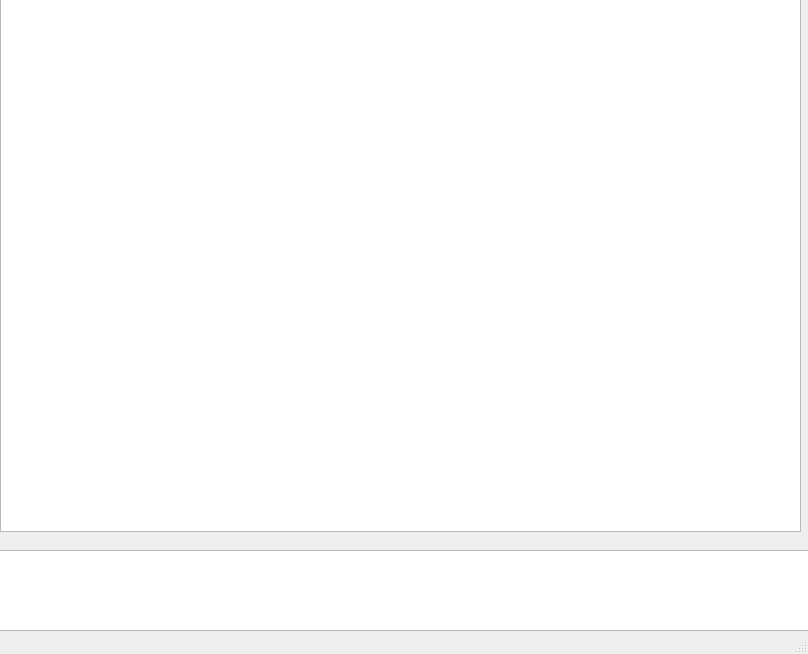
<?xml version="1.0" encoding="UTF-8"?>
<ui version="4.0">
 <class>MainWindow</class>
 <widget class="QMainWindow" name="MainWindow">
  <property name="geometry">
   <rect>
    <x>0</x>
    <y>0</y>
    <width>808</width>
    <height>654</height>
   </rect>
  </property>
  <property name="windowTitle">
   <string>MainWindow</string>
  </property>
  <widget class="QWidget" name="centralwidget">
   <widget class="QTextBrowser" name="textBrowser">
    <property name="geometry">
     <rect>
      <x>0</x>
      <y>-9</y>
      <width>801</width>
      <height>541</height>
     </rect>
    </property>
    <property name="autoFillBackground">
     <bool>false</bool>
    </property>
   </widget>
   <widget class="QTextEdit" name="textEdit">
    <property name="geometry">
     <rect>
      <x>-10</x>
      <y>550</y>
      <width>821</width>
      <height>81</height>
     </rect>
    </property>
    <property name="maximumSize">
     <size>
      <width>821</width>
      <height>16777215</height>
     </size>
    </property>
   </widget>
  </widget>
  <widget class="QStatusBar" name="statusbar"/>
 </widget>
 <resources/>
 <connections/>
</ui>
